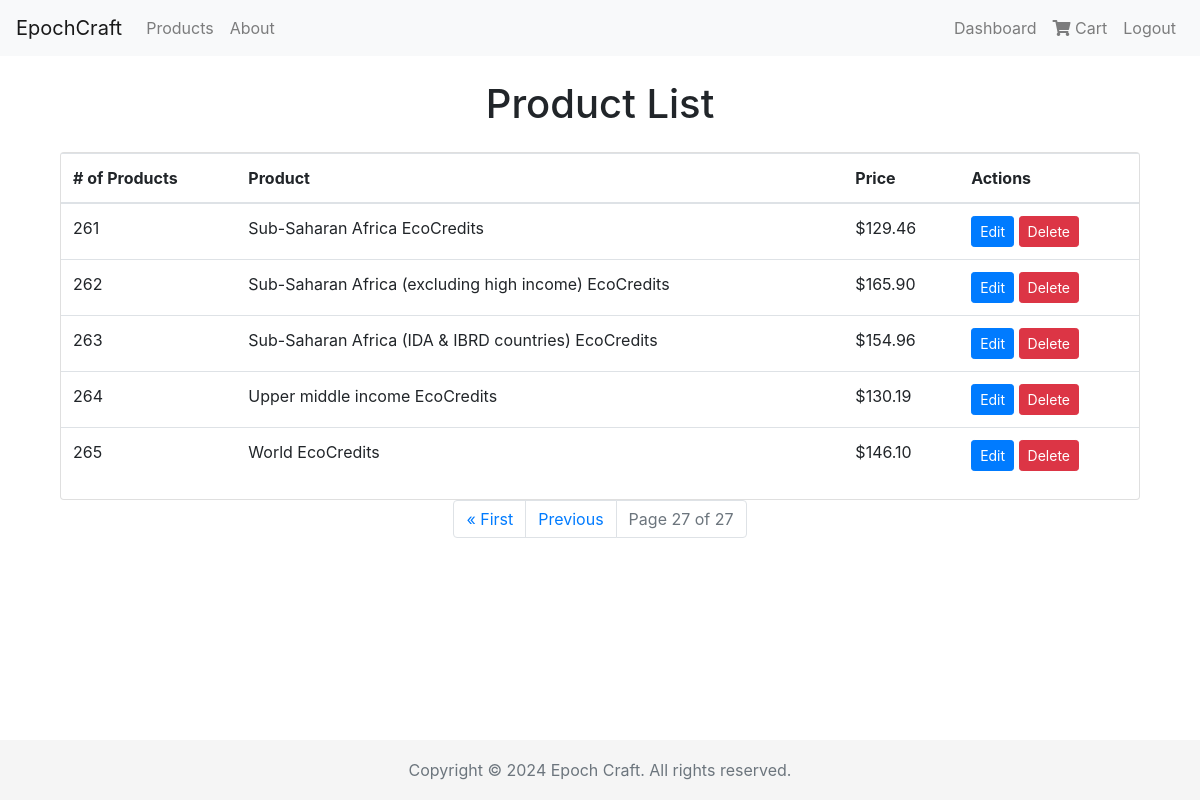
Page /management/products/?page=27 (signed in) on the committed database.
### cc_shop/models.py (models this page shows, shortened)
class Product(models.Model):
    country = models.ForeignKey(Country, on_delete=models.CASCADE, related_name='products')
    description = models.TextField()
    price = models.DecimalField(max_digits=10, decimal_places=2)
    type = models.CharField(max_length=50)   # Types could be like "Carbon Offset", "Renewable Energy Credit", etc

class Country(models.Model):
    country_code = models.CharField(max_length=3, primary_key=True)
    country_name = models.CharField(max_length=100)
    def __str__(self):
        return self.country_name

### cc_shop/views.py (the view)
# urls.py: path('management/products/', views.product_list, name='product_list'),
@login_required
def product_list(request):
    items_per_page = 10
    all_products = Product.objects.all()
    paginator = Paginator(all_products, items_per_page)
    page_number = request.GET.get('page', 1)
    try:
        products_page_obj = paginator.get_page(page_number)
    except PageNotAnInteger:
        products_page_obj = paginator.get_page(1)
    except EmptyPage:
        products_page_obj = paginator.get_page(paginator.num_pages)
    product_start_index = (products_page_obj.number - 1) * items_per_page + 1
    context = {
        'products_page_obj': products_page_obj,
        'product_start_index': product_start_index
    }
    return render(request, 'product_list.html', context)

### cc_shop/templates/product_list.html (shortened to what this page needs)
{% extends 'base.html' %}
{% block content %}
<div class="container mt-4">
    <h1 class="text-center mb-4">Product List</h1>
    <div class="card">
        <table class="table table-hover">
            <thead>
                <tr>
                    <th># of Products</th>
                    <th>Product</th>
                    <th>Price</th>
                    <th>Actions</th>
                </tr>
            </thead>
            <tbody>
                {% for product in products_page_obj %}
                <tr>
                    <td>{{ forloop.counter0|add:product_start_index }}</td>
                    <td>{{ product.country }} EcoCredits</td>
                    <td>${{ product.price }}</td>
                    <td>
                        <a href="{% url 'edit_product' product.id %}" class="btn btn-primary btn-sm">Edit</a>
                        <a href="{% url 'delete_product' product.id %}" class="btn btn-danger btn-sm">Delete</a>
                    </td>
                </tr>
                {% empty %}
                <tr><td colspan="4">No products found.</td></tr>
                {% endfor %}
            </tbody>
        </table>
    </div>
    <nav aria-label="Page navigation">
        <ul class="pagination justify-content-center">
            {% if products_page_obj.has_previous %}
                <li class="page-item"><a class="page-link" href="?page=1">&laquo; First</a></li>
                <li class="page-item"><a class="page-link" href="?page={{ products_page_obj.previous_page_number }}">Previous</a></li>
            {% endif %}
            <li class="page-item disabled"><a class="page-link" href="#">Page {{ products_page_obj.number }} of {{ products_page_obj.paginator.num_pages }}</a></li>
        </ul>
    </nav>
</div>
{% endblock %}

### cc_shop/templates/base.html (style rules this page uses)
html { position: relative; min-height: 100%; }
body { margin-bottom: 60px; }

### rows in the picture
Product: country "Sub-Saharan Africa", price "129.46"
Product: country "Sub-Saharan Africa (excluding high income)", price "165.90"
Product: country "Sub-Saharan Africa (IDA & IBRD countries)", price "154.96"
Product: country "Upper middle income", price "130.19"
Product: country "World", price "146.10"

### other values in the picture
{{ products_page_obj.number }} "27"
{{ products_page_obj.paginator.num_pages }} "27"
